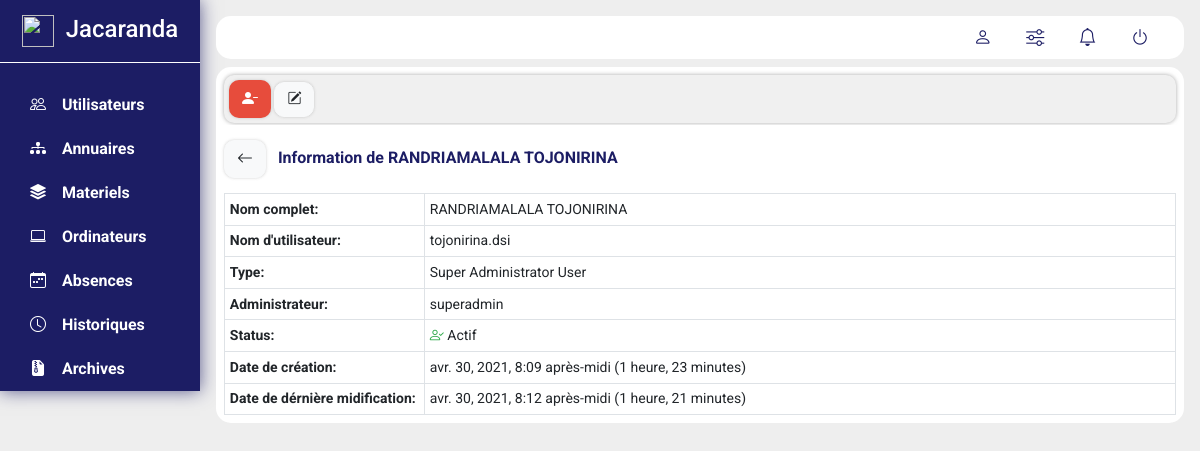
Page /users/1 on the committed database.
### users/models.py (models this page shows, shortened)
class User(models.Model):
    class Meta:
        db_table = 'users'
        ordering = ['-created_at']
    TYPES = (
        ('user', 'Standard User'),
        ('administrator', 'Administrator User'),
        ('super_user', 'Super Administrator User'),
    )
    directory_id = models.IntegerField(unique=True, null=False, help_text="Directory ID which the owner of the account")
    login = models.CharField(max_length=50, null=False, unique=True, help_text="Users login")
    password = models.CharField(max_length=100, null=False, help_text="Users password")
    types = models.CharField(default="user", max_length=20, choices=TYPES, help_text="Users account type [user, administrator, super_user]")
    status = models.IntegerField(default=1, help_text="Users accout status [blocked or unlocked]")
    administrator = models.CharField(max_length=50, null=False, help_text="Users who create the account")
    created_at = models.DateTimeField(auto_now_add=True, help_text="Account creation date")
    updated_at = models.DateTimeField(auto_now=True, null=True, help_text="Last date of update")

### users/views.py (the view)
# urls.py: path('<int:id>', views.show, name="show_computer"),
    def show(request, id):
        try:
            user = User.objects.raw('SELECT d.full_name, u.id, u.login, u.types, u.status, u.administrator, u.created_at, u.updated_at FROM users u INNER JOIN directories d ON u.directory_id = d.id AND u.id = %s', [id])[0]
        except:
            return HttpResponse('User does not exist or database connection error', status=500)
        return render(request, 'user/show.html', {'user': user})

### users/templates/user/show.html (shortened to what this page needs)
{% extends "layout.html" %}
{% block content %}
<div class="container m-0 p-0">
    <div class="container-fluid sublink">
        <form action="{% url 'users:delete_user' user.id %}" method="post">
            <button type="submit" class="btn btn-option" onclick="return confirm('Voulez-vous vraiment supprimer l\'utilisateur? ')"><i class="bi bi-person-dash-fill" title="Supprimer l'utilisateur"></i></button>
            <a href="{% url 'users:edit_user' user.id %}" class="btn btn-light btn-other" title="Modifier"><i class="bi bi-pencil-square"></i></a>
        </form>
    </div>
    <div class="container-fluid subtitle"><a href="{% url 'users:user_home' %}" class="btn btn-light btn-other"> <i class="bi bi-arrow-left"></i></a> &nbsp; Information de {{ user.full_name }} </div>
    <table class='table table-sm table-hovered table-bordered m-0'>
        <tbody>
            <tr>
                <th width="200">Nom complet: </th> <td>{{ user.full_name }}</th>
            </tr>
            <tr>
                <th>Nom d'utilisateur: </th> <td>{{ user.login }}</th>
            </tr>
            <tr>
                <th>Type: </th>
                <td>
                    {{ user.get_types_display }}
            </tr>
            <tr>
                <th>Administrateur: </th> <td>{{ user.administrator }}</th>
            </tr>
            <tr>
                <th>Status: </th>
                <td>
                    {% if user.status == 1 %}
                        <span class="text-success"><i class="bi bi-person-check"></i></span> Actif
                    {% elif user.status == 0 %}
                        <span class="text-danger"><i class="bi bi-person-x-fill"></i></span> Bloqué
                    {% endif %}
            </tr>
            <tr>
                <th>Date de création: </th> <td>{{ user.created_at }} ({{ user.created_at|timesince }})</th>
            </tr>
            <tr>
                <th>Date de dérnière midification: </th> <td>{{ user.updated_at }} ({{ user.updated_at|timesince }})</th>
            </tr>
        </tbody>
    </table>
</div>
{% endblock %}

### public/css/app.css (style rules this page uses)
* { box-sizing: border-box; }
body { font-family: "Roboto", sans-serif; font-size: 14px; background-color:#eeeeee; }
div.subtitle { color: #1C1D64; font-weight: bold; font-size: 16px; padding: 15px 0px 15px 0px; background-color: white; }
div.sublink { border-radius: 10px; margin-bottom: 2px; padding: 5px; background-color: #f0f0f0; box-shadow: 0 0 4px rgba(110, 110, 110, 0.6); }
div.sublink a { font-size: 14px; }
.btn { box-shadow: 0 0 3px rgba(100, 100, 100, .3); }
.btn-other { border-radius: 10px; font-weight: bolder; }
.btn-option { background-color: #E74C3C; border-radius: 10px; color: white; }

### rows in the picture
User: full_name "RANDRIAMALALA TOJONIRINA", login "tojonirina.dsi", types "Super Administrator User", administrator "superadmin", created_at "avr. 30, 2021, 8:09 après-midi", created_at "1 heure, 23 minutes", updated_at "avr. 30, 2021, 8:12 après-midi", updated_at "1 heure, 21 minutes"
